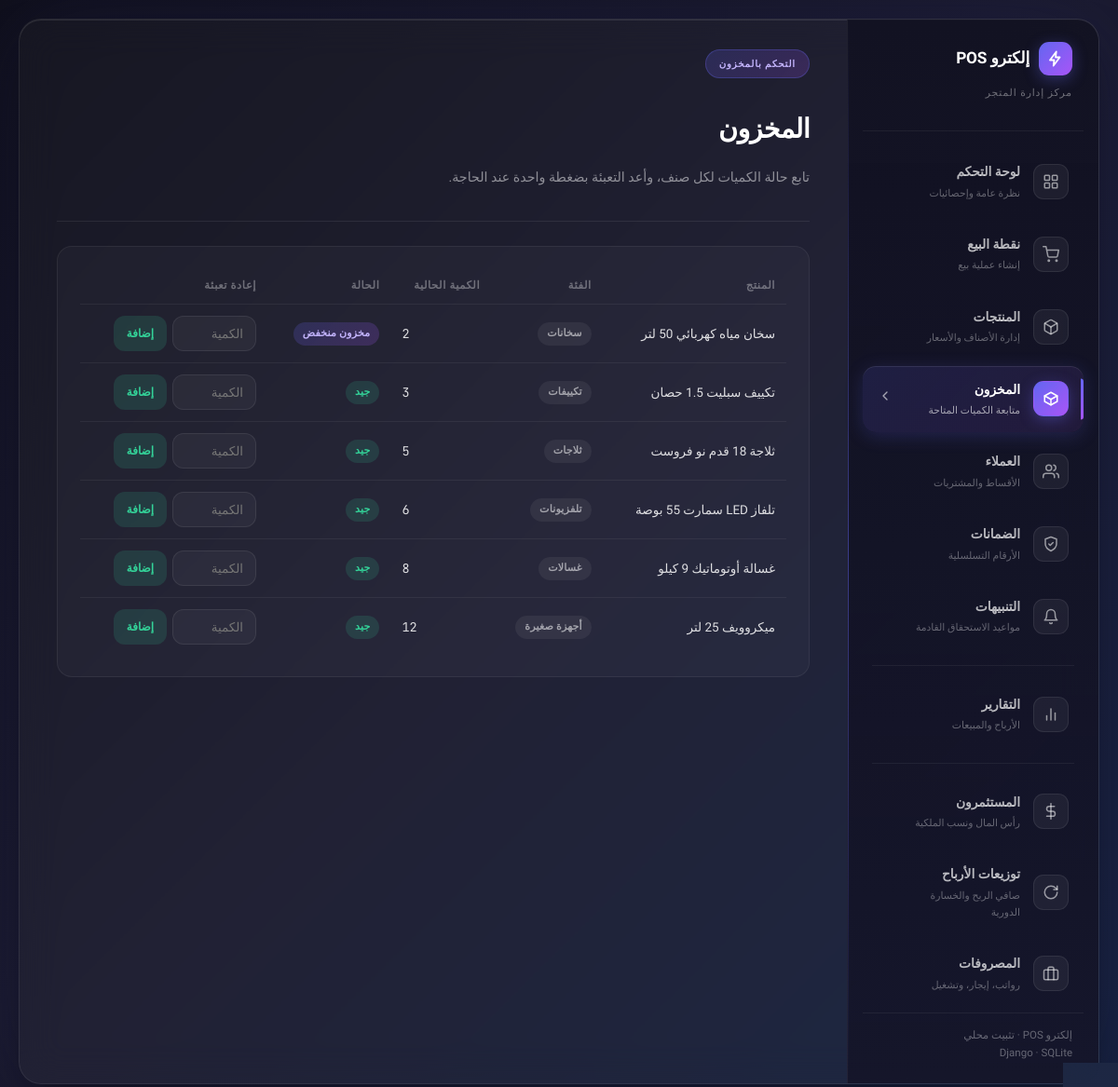
/manage/inventory/, run on the app's committed database.
### pos/models.py (models this page shows, shortened)
class Product(models.Model):
    name = models.CharField(max_length=200)
    barcode = models.CharField(max_length=64, unique=True, null=True, blank=True)
    category = models.CharField(max_length=100, default="عام")
    price = models.DecimalField(max_digits=12, decimal_places=2)
    cost_price = models.DecimalField(max_digits=12, decimal_places=2, default=0)
    quantity = models.IntegerField(default=0)
    low_stock_threshold = models.IntegerField(default=3)
    warranty_months = models.IntegerField(default=12)
    created_at = models.DateTimeField(auto_now_add=True)
    class Meta:
        ordering = ["name"]

### pos/views.py (the view)
# urls.py: path("manage/inventory/", views.inventory, name="inventory"),
def inventory(request):
    products = Product.objects.all().order_by("quantity")
    return render(request, "pos/inventory.html", {"products": products})

### pos/context_processors.py (called while the page is built)
def installment_alerts(request):
    try:
        from .models import InstallmentPlan, Investor
        cutoff = timezone.now() + timezone.timedelta(days=5)
        installment_count = InstallmentPlan.objects.filter(
            status=InstallmentPlan.ACTIVE,
            next_due_date__isnull=False,
            next_due_date__lte=cutoff,
        ).count()
        investor_count = sum(
            1 for inv in Investor.objects.filter(status=Investor.ACTIVE, dividends_due__gt=0)
            if inv.days_until_dividend_due is not None and inv.days_until_dividend_due <= 5
        )
        count = installment_count + investor_count
    except Exception:
        count = 0
    return {"nav_alerts_count": count}

### pos/templates/pos/inventory.html (shortened to what this page needs)
{% extends "pos/base.html" %}
{% block content %}
<div class="panel-header">
  <div>
    <span class="panel-badge">التحكم بالمخزون</span>
    <h1 class="panel-title">المخزون</h1>
    <p class="panel-description">تابع حالة الكميات لكل صنف، وأعد التعبئة بضغطة واحدة عند الحاجة.</p>
  </div>
</div>
<div class="panel-content">
  <div class="content-card">
    <table>
      <thead>
        <tr><th>المنتج</th><th>الفئة</th><th>الكمية الحالية</th><th>الحالة</th><th>إعادة تعبئة</th></tr>
      </thead>
      <tbody>
        {% for p in products %}
        <tr>
          <td>{{ p.name }}</td>
          <td><span class="badge badge-dim">{{ p.category }}</span></td>
          <td class="mono">{{ p.quantity }}</td>
          <td>
            {% if p.quantity == 0 %}
              <span class="badge badge-bad">نفد المخزون</span>
            {% elif p.quantity <= p.low_stock_threshold %}
              <span class="badge badge-accent">مخزون منخفض</span>
            {% else %}
              <span class="badge badge-good">جيد</span>
            {% endif %}
          </td>
          <td>
            <form method="post" action="{% url 'pos:restock' product_id=p.id %}" style="display:flex; gap:6px;">
              <input type="number" name="amount" min="1" placeholder="الكمية" style="width:90px;">
              <button type="submit" class="btn btn-sm btn-good">إضافة</button>
            </form>
          </td>
        </tr>
        {% endfor %}
      </tbody>
    </table>
  </div>
</div>
{% endblock %}

### pos/static/pos/css/style.css (style rules this page uses)
:root { --bg-1: #0f0f1a; --bg-2: #1a1a2e; --bg-3: #16213e; --surface: rgba(255, 255, 255, 0.03); --surface-hover: rgba(255, 255, 255, 0.05); --border: rgba(255, 255, 255, 0.08); --border-soft: rgba(255, 255, 255, 0.06); --text: #ffffff; --text-dim: rgba(255, 255, 255, 0.55); --text-faint: rgba(255, 255, 255, 0.35); --accent-1: #6366f1; --accent-2: #a855f7; --accent-grad: linear-gradient(135deg, #6366f1 0%, #a855f7 100%); --accent-glow: rgba(99, 102, 241, 0.35); --good: #34d399; --good-bg: rgba(52, 211, 153, 0.14); --bad: #f87171; --bad-bg: rgba(248, 113, 113, 0.14); --info: #38bdf8; --info-bg: rgba(56, 189, 248, 0.14); --radius: 16px; --radius-sm: 12px; --font-body: "Tajawal", "Inter", sans-serif; --font-mono: "JetBrains Mono", ui-monospace, monospace; }
* { box-sizing: border-box; }
html, body { margin: 0; padding: 0; min-height: 100vh; background: linear-gradient(135deg, var(--bg-1) 0%, var(--bg-2) 50%, var(--bg-3) 100%); color: var(--text); font-family: var(--font-body); font-size: 15px; line-height: 1.7; }
.mono { font-family: var(--font-mono); font-variant-numeric: tabular-nums; direction: ltr; unicode-bidi: isolate; }
.panel-header { margin-bottom: 26px; padding-bottom: 20px; border-bottom: 1px solid rgba(255, 255, 255, 0.08); display: flex; align-items: flex-end; justify-content: space-between; gap: 16px; flex-wrap: wrap; }
.panel-badge { display: inline-block; padding: 6px 14px; background: linear-gradient(135deg, rgba(99, 102, 241, 0.2) 0%, rgba(168, 85, 247, 0.2) 100%); border: 1px solid rgba(99, 102, 241, 0.3); border-radius: 20px; color: #c4b5fd; font-size: 0.68rem; font-weight: 700; text-transform: uppercase; letter-spacing: 0.08em; margin-bottom: 12px; }
.panel-title { color: #fff; font-size: 1.9rem; font-weight: 800; letter-spacing: -0.02em; margin-bottom: 6px; }
.panel-description { color: rgba(255, 255, 255, 0.5); font-size: 0.95rem; line-height: 1.7; max-width: 640px; }
.panel-content { display: grid; gap: 20px; }
.content-card { background: rgba(255, 255, 255, 0.03); border: 1px solid rgba(255, 255, 255, 0.06); border-radius: var(--radius); padding: 22px 24px; transition: all 0.35s ease; }
table { width: 100%; border-collapse: collapse; }
th { text-align: start; font-size: 11.5px; text-transform: uppercase; letter-spacing: 0.05em; color: var(--text-faint); padding: 10px 12px; border-bottom: 1px solid var(--border-soft); font-weight: 700; }
td { padding: 12px; border-bottom: 1px solid var(--border-soft); font-size: 13.5px; color: rgba(255,255,255,0.85); }
tr:last-child td { border-bottom: none; }
.badge { display: inline-flex; align-items: center; gap: 5px; padding: 3px 10px; border-radius: 100px; font-size: 11px; font-weight: 700; letter-spacing: 0.2px; }
.badge-good { background: var(--good-bg); color: var(--good); }
.badge-accent { background: linear-gradient(135deg, rgba(99,102,241,0.2), rgba(168,85,247,0.2)); color: #c4b5fd; }
.badge-dim { background: rgba(255,255,255,0.06); color: var(--text-dim); }
.btn { display: inline-flex; align-items: center; gap: 7px; justify-content: center; padding: 10px 18px; border-radius: var(--radius-sm); border: 1px solid var(--border); background: rgba(255,255,255,0.04); color: var(--text); font-family: var(--font-body); font-size: 13.5px; font-weight: 700; cursor: pointer; transition: all 0.2s ease; }
.btn-good { background: var(--good-bg); border-color: transparent; color: var(--good); }
.btn-sm { padding: 7px 13px; font-size: 12px; }
input, select, textarea { width: 100%; background: rgba(255,255,255,0.04); border: 1px solid var(--border); color: var(--text); padding: 10px 13px; border-radius: var(--radius-sm); font-family: var(--font-body); font-size: 13.5px; outline: none; transition: border-color 0.2s ease; }

### data on the page
Product: name "سخان مياه كهربائي 50 لتر", category "سخانات", quantity "2", low_stock_threshold "مخزون منخفض"
Product: name "تكييف سبليت 1.5 حصان", category "تكييفات", quantity "3", low_stock_threshold "جيد"
Product: name "ثلاجة 18 قدم نو فروست", category "ثلاجات", quantity "5", low_stock_threshold "جيد"
Product: name "تلفاز LED سمارت 55 بوصة", category "تلفزيونات", quantity "6", low_stock_threshold "جيد"
Product: name "غسالة أوتوماتيك 9 كيلو", category "غسالات", quantity "8", low_stock_threshold "جيد"
Product: name "ميكروويف 25 لتر", category "أجهزة صغيرة", quantity "12", low_stock_threshold "جيد"
